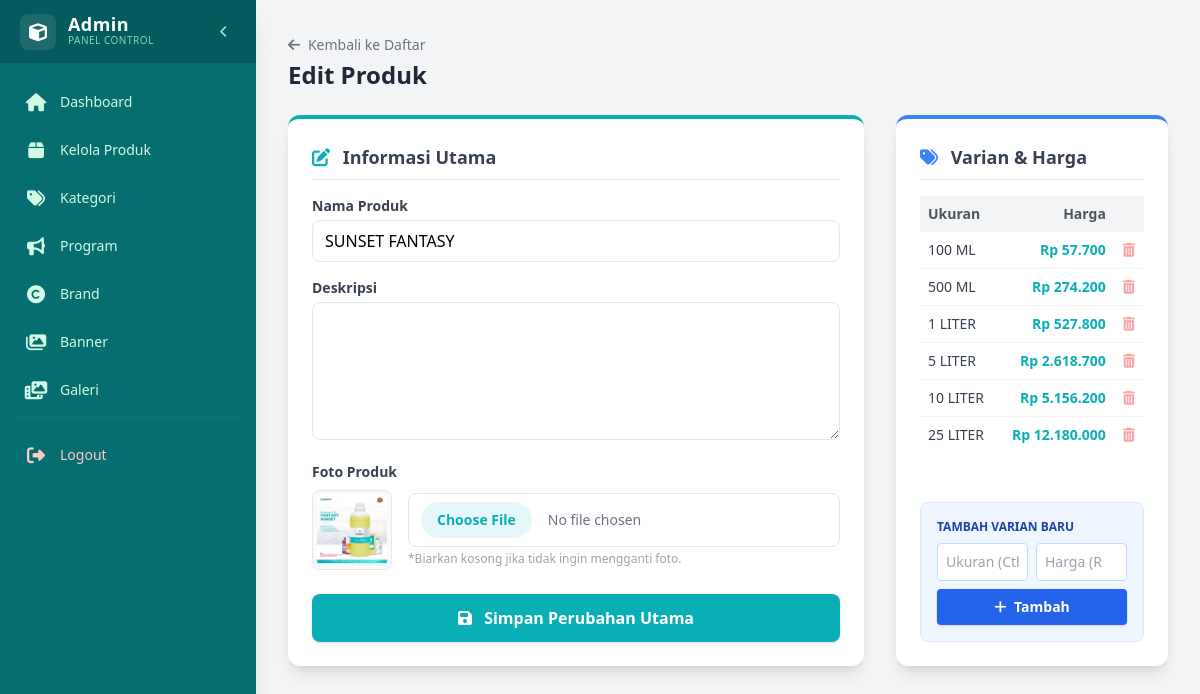
The page /admin/edit_produk.php?id=18 (signed in) on the database its author committed.
### tables this page shows
CREATE TABLE `products` (
  `id` int(11) NOT NULL AUTO_INCREMENT,
  `nama_produk` varchar(100) DEFAULT NULL,
  `deskripsi` text DEFAULT NULL,
  `kategori` enum('parfum','botol','bahan') NOT NULL,
  `harga_modal` decimal(10,2) DEFAULT NULL,
  `harga_jual` decimal(10,2) DEFAULT NULL,
  `stok` int(11) DEFAULT 0,
  `foto` varchar(255) DEFAULT NULL,
  `is_best_seller` tinyint(1) DEFAULT 0,
  `created_at` timestamp NOT NULL DEFAULT current_timestamp(),
  `jumlah_klik` int(11) DEFAULT 0,
  `brand_id` int(11) DEFAULT NULL,
  `category_id` int(11) DEFAULT NULL,
  `hpp_modal` decimal(15,2) DEFAULT 0.00,
  PRIMARY KEY (`id`)
);

CREATE TABLE `product_variants` (
  `id` int(11) NOT NULL AUTO_INCREMENT,
  `product_id` int(11) DEFAULT NULL,
  `ukuran` varchar(50) DEFAULT NULL,
  `harga_modal` decimal(15,2) DEFAULT 0.00,
  `harga_jual` decimal(10,2) DEFAULT NULL,
  `stok` int(11) DEFAULT 0,
  PRIMARY KEY (`id`),
  KEY `product_id` (`product_id`),
  CONSTRAINT `product_variants_ibfk_1` FOREIGN KEY (`product_id`) REFERENCES `products` (`id`) ON DELETE CASCADE
);

### admin/edit_produk.php (the view, shortened to what this page needs)
<?php
include '../config/koneksi.php';
$id = $_GET['id'];
$q_prod = mysqli_query($conn, "SELECT * FROM products WHERE id='$id'");
$data   = mysqli_fetch_assoc($q_prod);
$q_var  = mysqli_query($conn, "SELECT * FROM product_variants WHERE product_id='$id' ORDER BY harga_jual ASC");
?>
<!DOCTYPE html>
<html lang="id">
<head>
    <script src="https://cdn.tailwindcss.com"></script>
    <link rel="stylesheet" href="https://cdnjs.cloudflare.com/ajax/libs/font-awesome/6.4.0/css/all.min.css">
</head>
<body class="bg-gray-100 font-sans flex h-screen overflow-hidden">
    <?php include 'sidebar_menu.php'; ?>
    <main class="flex-1 overflow-x-hidden overflow-y-auto bg-gray-100 p-6 md:p-8">
        <div class="flex justify-between items-center mb-6">
            <div>
                <a href="produk.php" class="text-sm text-gray-500 hover:text-primary mb-1 inline-block">
                    <i class="fas fa-arrow-left mr-1"></i> Kembali ke Daftar
                </a>
                <h1 class="text-2xl font-bold text-gray-800">Edit Produk</h1>
            </div>
        </div>
        <div class="grid grid-cols-1 lg:grid-cols-3 gap-8">
            <div class="lg:col-span-2">
                <div class="bg-white rounded-xl shadow-lg border-t-4 border-primary p-6">
                    <h2 class="text-lg font-bold text-gray-700 mb-4 border-b pb-2">
                        <i class="fas fa-edit text-primary mr-2"></i> Informasi Utama
                    </h2>
                    <form method="POST" enctype="multipart/form-data">
                        <div class="mb-4">
                            <label class="block text-sm font-bold text-gray-700 mb-1">Nama Produk</label>
                            <input type="text" name="nama" value="<?= $data['nama_produk'] ?>" class="w-full border px-3 py-2 rounded-lg focus:outline-none focus:ring-2 focus:ring-primary/50" required>
                        </div>
                        <div class="mb-4">
                            <label class="block text-sm font-bold text-gray-700 mb-1">Deskripsi</label>
                            <textarea name="deskripsi" rows="5" class="w-full border px-3 py-2 rounded-lg focus:outline-none focus:ring-2 focus:ring-primary/50"><?= $data['deskripsi'] ?></textarea>
                        </div>
                        <div class="mb-6">
                            <label class="block text-sm font-bold text-gray-700 mb-2">Foto Produk</label>
                            <div class="flex items-center gap-4">
                                <div class="w-20 h-20 rounded-lg border p-1 bg-gray-50 shrink-0">
                                    <?php if(!empty($data['foto'])): ?>
                                        <img src="../assets/img/<?= $data['foto'] ?>" class="w-full h-full object-cover rounded">
                                    <?php else: ?>
                                        <div class="w-full h-full flex items-center justify-center text-gray-300"><i class="fas fa-image"></i></div>
                                    <?php endif; ?>
                                </div>
                                <div class="w-full">
                                    <input type="file" name="foto" class="w-full border px-3 py-2 rounded-lg text-sm text-gray-500 file:mr-4 file:py-2 file:px-4 file:rounded-full file:border-0 file:text-sm file:font-semibold file:bg-primary/10 file:text-primary hover:file:bg-primary/20 cursor-pointer">
                                    <p class="text-xs text-gray-400 mt-1">*Biarkan kosong jika tidak ingin mengganti foto.</p>
                                </div>
                            </div>
                        </div>
                        <button type="submit" name="update_produk" class="w-full bg-primary hover:bg-primaryHover text-white font-bold py-3 rounded-lg shadow transition transform hover:-translate-y-0.5">
                            <i class="fas fa-save mr-2"></i> Simpan Perubahan Utama
                        </button>
                    </form>
                </div>
            </div>
            <div class="lg:col-span-1">
                <div class="bg-white rounded-xl shadow-lg border-t-4 border-blue-500 p-6 h-full flex flex-col">
                    <h2 class="text-lg font-bold text-gray-700 mb-4 border-b pb-2">
                        <i class="fas fa-tags text-blue-500 mr-2"></i> Varian & Harga
                    </h2>
                    <div class="flex-1 overflow-y-auto mb-4 custom-scrollbar max-h-[300px]">
                        <table class="w-full text-sm">
                            <thead class="bg-gray-100 text-gray-600 sticky top-0">
                                <tr>
                                    <th class="p-2 text-left">Ukuran</th>
                                    <th class="p-2 text-right">Harga</th>
                                    <th class="p-2 text-center"></th>
                                </tr>
                            </thead>
                            <tbody class="divide-y divide-gray-100">
                                <?php if(mysqli_num_rows($q_var) > 0): ?>
                                    <?php while($v = mysqli_fetch_assoc($q_var)): ?>
                                    <tr class="hover:bg-blue-50 transition group">
                                        <td class="p-2 font-medium text-gray-700"><?= $v['ukuran'] ?></td>
                                        <td class="p-2 text-right font-bold text-primary">Rp <?= number_format($v['harga_jual'],0,',','.') ?></td>
                                        <td class="p-2 text-center">
                                            <a href="javascript:void(0)" onclick="hapusVarian(<?= $v['id'] ?>)" class="text-red-300 hover:text-red-600 transition">
                                                <i class="fas fa-trash-alt"></i>
                                            </a>
                                        </td>
                                    </tr>
                                    <?php endwhile; ?>
                                <?php else: ?>
                                    <tr>
                                        <td colspan="3" class="p-4 text-center text-gray-400 italic">Belum ada varian.</td>
                                    </tr>
                                <?php endif; ?>
                            </tbody>
                        </table>
                    </div>
                    <div class="bg-blue-50 p-4 rounded-lg border border-blue-100 mt-auto">
                        <h3 class="text-xs font-bold text-blue-800 uppercase mb-2">Tambah Varian Baru</h3>
                        <form method="POST">
                            <div class="grid grid-cols-2 gap-2 mb-2">
                                <input type="text" name="ukuran" placeholder="Ukuran (Cth: 100ml)" class="border border-blue-200 p-2 rounded text-sm focus:outline-none focus:ring-1 focus:ring-blue-500" required>
                                <input type="number" name="harga_varian" placeholder="Harga (Rp)" class="border border-blue-200 p-2 rounded text-sm focus:outline-none focus:ring-1 focus:ring-blue-500" required>
                            </div>
                            <button type="submit" name="tambah_varian" class="w-full bg-blue-600 hover:bg-blue-700 text-white text-sm font-bold py-2 rounded shadow transition">
                                <i class="fas fa-plus mr-1"></i> Tambah
                            </button>
                        </form>
                    </div>
                </div>
            </div>
        </div>
    </main>
</body>
</html>

### rows shown on the page
products: nama "SUNSET FANTASY", foto (picture)
product_variants: ukuran "100 ML", harga_jual "57.700"
product_variants: ukuran "500 ML", harga_jual "274.200"
product_variants: ukuran "1 LITER", harga_jual "527.800"
product_variants: ukuran "5 LITER", harga_jual "2.618.700"
product_variants: ukuran "10 LITER", harga_jual "5.156.200"
product_variants: ukuran "25 LITER", harga_jual "12.180.000"

### other values the page prints
$label "Dashboard Kelola Produk Kategori Program Brand Banner Galeri"
